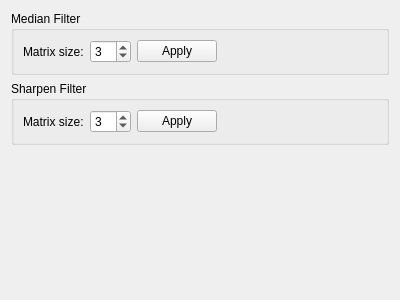
<?xml version="1.0" encoding="UTF-8"?>
<ui version="4.0">
 <class>MedianBorderFilter</class>
 <widget class="QWidget" name="MedianBorderFilter">
  <property name="geometry">
   <rect>
    <x>0</x>
    <y>0</y>
    <width>400</width>
    <height>300</height>
   </rect>
  </property>
  <property name="windowTitle">
   <string>Form</string>
  </property>
  <layout class="QVBoxLayout" name="verticalLayout">
   <item>
    <widget class="QGroupBox" name="groupBox">
     <property name="title">
      <string>Median Filter</string>
     </property>
     <layout class="QHBoxLayout" name="horizontalLayout">
      <item>
       <widget class="QLabel" name="label">
        <property name="text">
         <string>Matrix size:</string>
        </property>
       </widget>
      </item>
      <item>
       <widget class="QSpinBox" name="spinBox">
        <property name="value">
         <number>3</number>
        </property>
       </widget>
      </item>
      <item>
       <widget class="QPushButton" name="pushButton">
        <property name="text">
         <string>Apply</string>
        </property>
       </widget>
      </item>
      <item>
       <spacer name="horizontalSpacer">
        <property name="orientation">
         <enum>Qt::Horizontal</enum>
        </property>
        <property name="sizeHint" stdset="0">
         <size>
          <width>40</width>
          <height>20</height>
         </size>
        </property>
       </spacer>
      </item>
     </layout>
    </widget>
   </item>
   <item>
    <widget class="QGroupBox" name="groupBox_2">
     <property name="title">
      <string>Sharpen Filter</string>
     </property>
     <layout class="QHBoxLayout" name="horizontalLayout_2">
      <item>
       <widget class="QLabel" name="label_2">
        <property name="text">
         <string>Matrix size:</string>
        </property>
       </widget>
      </item>
      <item>
       <widget class="QSpinBox" name="spinBox_2">
        <property name="value">
         <number>3</number>
        </property>
       </widget>
      </item>
      <item>
       <widget class="QPushButton" name="pushButton_2">
        <property name="text">
         <string>Apply</string>
        </property>
       </widget>
      </item>
      <item>
       <spacer name="horizontalSpacer_2">
        <property name="orientation">
         <enum>Qt::Horizontal</enum>
        </property>
        <property name="sizeHint" stdset="0">
         <size>
          <width>40</width>
          <height>20</height>
         </size>
        </property>
       </spacer>
      </item>
     </layout>
    </widget>
   </item>
   <item>
    <spacer name="verticalSpacer">
     <property name="orientation">
      <enum>Qt::Vertical</enum>
     </property>
     <property name="sizeHint" stdset="0">
      <size>
       <width>20</width>
       <height>40</height>
      </size>
     </property>
    </spacer>
   </item>
  </layout>
 </widget>
 <resources/>
 <connections/>
</ui>
